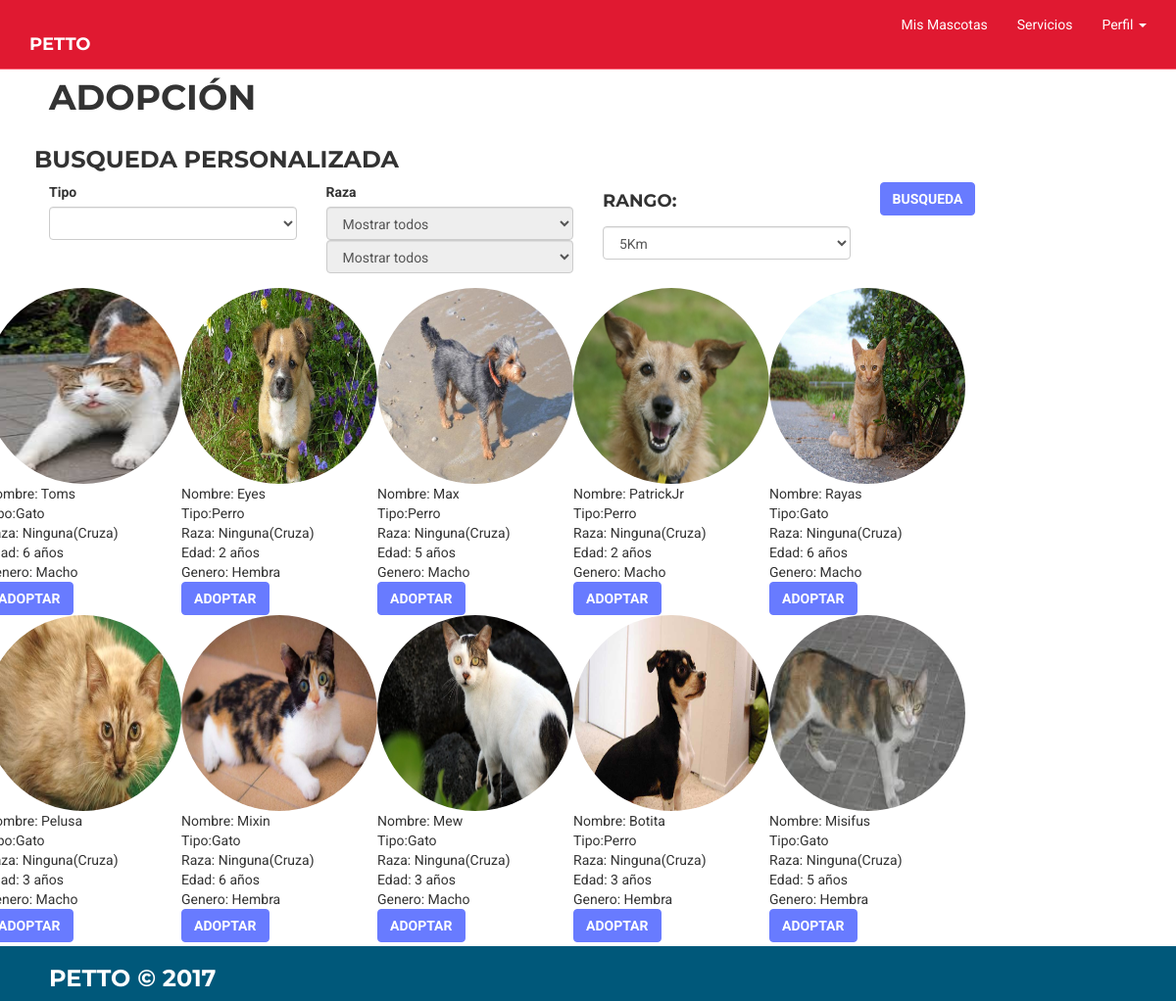
Page /pag/vistas/buscarmascota.php (signed in) on the committed database.
### tables this page shows
CREATE TABLE `mascota` (
  `id_mascota` bigint(250) NOT NULL,
  `nombre` varchar(50) NOT NULL,
  `tipo` int(1) NOT NULL,
  `raza` varchar(100) NOT NULL,
  `edad` int(10) NOT NULL,
  `sexo` int(1) NOT NULL,
  `foto` varchar(200) NOT NULL,
  `disp_adop` int(1) NOT NULL DEFAULT '1',
  `disp_rep` int(1) NOT NULL DEFAULT '1',
  `id_ubicacion` bigint(200) NOT NULL,
  `id` bigint(250) NOT NULL,
  `latitud` decimal(20,18) NOT NULL,
  `longitud` decimal(20,18) NOT NULL
);

### pag/vistas/buscarmascota.php (the view, shortened to what this page needs)
<!DOCTYPE html>
<html lang="es">
<?php include('../estructura/header.php'); ?>
	<div class="container-fluid">
		<div class="row">
			<div class="col-md-3">
				<h1>Adopción</h1>
			</div>
						<div class="row">
			</div>
			<h3>Busqueda personalizada</h3>
				<div class="col-md-3">
					<form role="form" id="registro_servicio" name="registro_servicio" method="post"  enctype="multipart/form-data" action="buscarmascotape.php">
					    <div class="form-group">
					        <label for="state_id" class="control-label">Tipo</label>
					        <select class="form-control" id="tipo" name="tipo" onchange="cambiotipo(this)" placeholder="tipo">
					            <option name="" value=""></option>
					            <option value="1">Perro</option>
					        </select>
					    </div>
				</div>
				<div class="col-md-3">
					<div class="form-group">
					        <label for="street1_id" class="control-label">Raza</label>
					        <select class="form-control" id="perro" name="raza" disabled="true">
					        	<option value="Todos">Mostrar todos</option>
					        </select>
					        <select class="form-control" id="gato" name="raza" disabled="true" >
					        	<option value="Todos">Mostrar todos</option>
					        </select>
					    </div>
				</div>
				<div class="col-md-3">
					    <div class="form-group">
					        <label for="state_id" class="control-label"><h4>Rango:</h4></label>
					        <select class="form-control" id="rango" name="rango">
					        	<option value="5">5Km</option>
					        </select>
					    </div>
				</div>
				<div class="col-md-3">
	     				<input class="btn btn-xl" name="Submit" type="submit" value="Busqueda">
				</div>
				</div>
		</div>
		<div class="row">
			<?php
			include($_SERVER['DOCUMENT_ROOT']."/conexionbd/abrir_conexion.php");
			$id_usuario= $_SESSION['id_usuario'];
			$query = "SELECT * FROM mascota WHERE disp_adop='2' order by id_mascota DESC ";
			$resultado=mysqli_query($conexion,$query) or die(mysqli_error($conexion));
			$contador=0;
			echo "<table><tr>";
			while ($fila = mysqli_fetch_array($resultado)) {
				if ($fila[id]!=$id_usuario) {
					echo "<td>";
						echo "<img class='img-circle' style='width: 200px; height: 200px' src='/pag/vistas/foto_mascota/$fila[foto]'<br><br>";
						echo "Nombre: $fila[nombre] <br>";
						echo "Tipo:";
						if ($fila[tipo]==1) {
							echo "Perro<br>";
						}
						elseif($fila[tipo]==2) {
							echo "Gato<br>";
						}
						echo "Raza: $fila[raza] <br>";
						echo "Edad: $fila[edad] años <br>";
						echo "Genero: ";
						if ($fila[sexo]==1) {
							echo "Macho<br>";
						}
						elseif($fila[sexo]==2) {
							echo "Hembra<br>";
						}
						echo "<form action='adoptar.php' role='form' name='frm_ingreso' method='post'>
						<input class='form-control' type='hidden' name='mascota' id='mascota' value='$fila[id_mascota]' />
						<input class='form-control' type='hidden' name='tipo' id='tipo' value='$fila[tipo]' />
						<input class='form-control' type='hidden' name='emisor' id='emisor' value='$fila[id]' />
						<input class='btn btn-xl' name='Submit' type='submit' value='Adoptar'>
						</form>";
						$contador++;
						if ($contador>4) {
							echo "</tr><tr>";
							$contador = 0;
						}
				}
			}
			echo "</tr></table>";
			?>
		</div>
		<div class="row"><p>&nbsp;</p></div>
		<div class="row"><p>&nbsp;</p></div>
	<?php include('../estructura/footer.php'); ?>
</body>
</html>

### pag/css/estilo.css (style rules this page uses)
body { padding-top: 60px; font-family: "Roboto", "Helvetica Neue", Helvetica, Arial, sans-serif; }
p { border-radius: 10px; }
.container-fluid { padding-left: 50px; padding-right: 50px; }
h1, h2, h3, h4 { font-family: "Montserrat", "Helvetica Neue", Helvetica, Arial, sans-serif; text-transform: uppercase; font-weight: 700; }
.btn-xl { color: white; background-color: #687BFF; border-color: #687BFF; font-family: "Roboto", "Helvetica Neue", Helvetica, Arial, sans-serif; text-transform: uppercase; font-weight: 700; }

### rows in the picture
mascota: foto (picture), nombre "Toms", tipo "Gato", raza "Ninguna(Cruza)", edad "6", sexo "Macho"
mascota: foto (picture), nombre "Eyes", tipo "Perro", raza "Ninguna(Cruza)", edad "2", sexo "Hembra"
mascota: foto (picture), nombre "Max", tipo "Perro", raza "Ninguna(Cruza)", edad "5", sexo "Macho"
mascota: foto (picture), nombre "PatrickJr", tipo "Perro", raza "Ninguna(Cruza)", edad "2", sexo "Macho"
mascota: foto (picture), nombre "Rayas", tipo "Gato", raza "Ninguna(Cruza)", edad "6", sexo "Macho"
mascota: foto (picture), nombre "Pelusa", tipo "Gato", raza "Ninguna(Cruza)", edad "3", sexo "Macho"
mascota: foto (picture), nombre "Mixin", tipo "Gato", raza "Ninguna(Cruza)", edad "6", sexo "Hembra"
mascota: foto (picture), nombre "Mew", tipo "Gato", raza "Ninguna(Cruza)", edad "3", sexo "Macho"
mascota: foto (picture), nombre "Botita", tipo "Perro", raza "Ninguna(Cruza)", edad "3", sexo "Hembra"
mascota: foto (picture), nombre "Misifus", tipo "Gato", raza "Ninguna(Cruza)", edad "5", sexo "Hembra"
